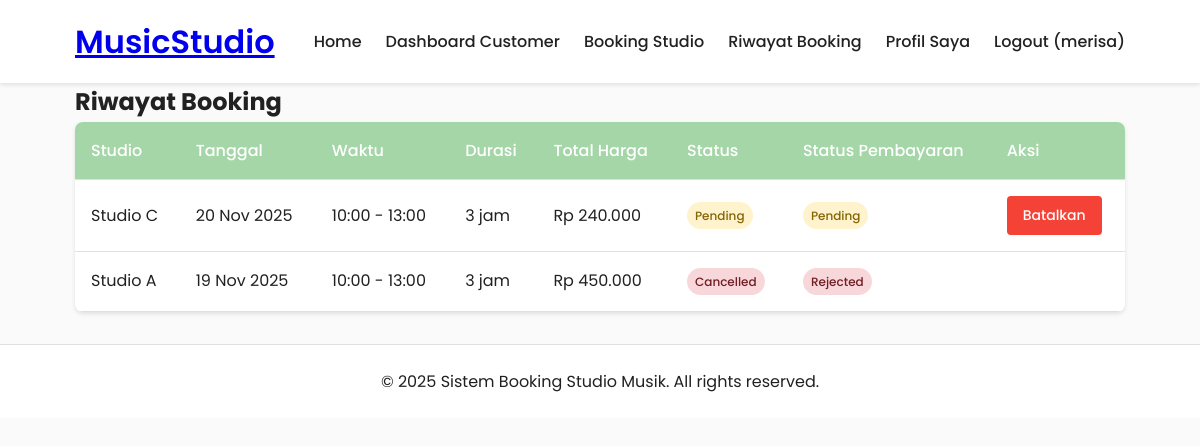
The app's page /customer/history.php (signed in) with its own data.
### tables this page shows
CREATE TABLE `bookings` (
  `id` int(11) NOT NULL,
  `user_id` int(11) NOT NULL,
  `studio_id` int(11) NOT NULL,
  `booking_date` date NOT NULL,
  `start_time` time NOT NULL,
  `end_time` time NOT NULL,
  `total_hours` int(11) NOT NULL,
  `total_price` decimal(10,2) NOT NULL,
  `status` enum('pending','confirmed','cancelled','completed') DEFAULT 'pending',
  `payment_proof` varchar(255) DEFAULT NULL,
  `payment_status` enum('pending','verified','rejected') DEFAULT 'pending',
  `created_at` timestamp NOT NULL DEFAULT current_timestamp()
);

CREATE TABLE `studios` (
  `id` int(11) NOT NULL,
  `name` varchar(100) NOT NULL,
  `description` text DEFAULT NULL,
  `price_per_hour` decimal(10,2) NOT NULL,
  `status` enum('available','maintenance','booked') DEFAULT 'available',
  `image_url` varchar(255) DEFAULT NULL,
  `created_at` timestamp NOT NULL DEFAULT current_timestamp()
);

### customer/history.php (the view, shortened to what this page needs)
<?php
require_once '../includes/header.php';
$user_id = $_SESSION['user_id'];
$sql = "SELECT b.*, s.name as studio_name
        FROM bookings b
        JOIN studios s ON b.studio_id = s.id
        WHERE b.user_id = '$user_id'
        ORDER BY b.created_at DESC";
$bookings = mysqli_query($conn, $sql);
?>
<div class="booking-history">
    <h2>Riwayat Booking</h2>
    <?php if (mysqli_num_rows($bookings) > 0): ?>
    <table>
        <thead>
            <tr>
                <th>Studio</th>
                <th>Tanggal</th>
                <th>Waktu</th>
                <th>Durasi</th>
                <th>Total Harga</th>
                <th>Status</th>
                <th>Status Pembayaran</th>
                <th>Aksi</th>
            </tr>
        </thead>
        <tbody>
            <?php while($booking = mysqli_fetch_assoc($bookings)): ?>
            <tr>
                <td><?php echo $booking['studio_name']; ?></td>
                <td><?php echo date('d M Y', strtotime($booking['booking_date'])); ?></td>
                <td><?php echo date('H:i', strtotime($booking['start_time'])) . ' - ' . date('H:i', strtotime($booking['end_time'])); ?></td>
                <td><?php echo $booking['total_hours']; ?> jam</td>
                <td><?php echo formatRupiah($booking['total_price']); ?></td>
                <td><?php echo getStatusBadge($booking['status']); ?></td>
                <td><?php echo getStatusBadge($booking['payment_status']); ?></td>
                <td>
                    <?php if ($booking['status'] == 'pending'): ?>
                        <a href="?cancel=<?php echo $booking['id']; ?>" class="btn btn-sm btn-danger" onclick="return confirm('Yakin ingin membatalkan booking?')">Batalkan</a>
                    <?php endif; ?>
                </td>
            </tr>
            <?php endwhile; ?>
        </tbody>
    </table>
    <?php else: ?>
        <p>Anda belum memiliki riwayat booking.</p>
    <?php endif; ?>
</div>
<?php include '../includes/footer.php'; ?>

### includes/functions.php (shortened to what this page needs)
<?php
function formatRupiah($angka) {
    return 'Rp ' . number_format($angka, 0, ',', '.');
}
function getStatusBadge($status) {
    $statusClass = '';
    switch ($status) {
        case 'pending':
            $statusClass = 'status-pending';
            break;
        case 'cancelled':
            $statusClass = 'status-cancelled';
            break;
        case 'rejected':
            $statusClass = 'status-cancelled';
            break;
    }
    return '<span class="status-badge ' . $statusClass . '">' . $status . '</span>';
}

### css/style.css (style rules this page uses)
:root { --primary: #a5d6a7; --primary-dark: #75a478; --secondary: #ffcc80; --accent: #ce93d8; --background: #fafafa; --surface: #ffffff; --error: #f44336; --success: #4caf50; --text-primary: #212121; --text-secondary: #757575; --border: #e0e0e0; --shadow: 0 2px 4px rgba(0, 0, 0, 0.1); }
* { margin: 0; padding: 0; box-sizing: border-box; }
body { font-family: "Poppins", sans-serif; background-color: var(--background); color: var(--text-primary); line-height: 1.6; }
.btn { display: inline-block; padding: 0.75rem 1.5rem; border-radius: 4px; text-decoration: none; font-weight: 500; transition: all 0.3s; border: none; cursor: pointer; font-family: "Poppins", sans-serif; text-align: center; }
.btn-danger { background-color: var(--error); color: white; }
.btn-sm { padding: 0.5rem 1rem; font-size: 0.875rem; }
table { width: 100%; border-collapse: collapse; background-color: var(--surface); border-radius: 8px; overflow: hidden; box-shadow: var(--shadow); margin-bottom: 1rem; }
table th, table td { padding: 1rem; text-align: left; border-bottom: 1px solid var(--border); }
table th { background-color: var(--primary); color: white; font-weight: 500; }
.status-badge { padding: 0.25rem 0.5rem; border-radius: 20px; font-size: 0.75rem; font-weight: 500; text-transform: capitalize; display: inline-block; }
.status-pending { background-color: #fff3cd; color: #856404; }
.status-cancelled { background-color: #f8d7da; color: #721c24; }

### records on screen
bookings: studio.name "Studio C", booking_date "20 Nov 2025", start_time "10:00", end_time "13:00", total_hours "3", total_price "Rp 240.000", status "Pending Pending"
bookings: studio.name "Studio A", booking_date "19 Nov 2025", start_time "10:00", end_time "13:00", total_hours "3", total_price "Rp 450.000", status "Cancelled Rejected"

### other values on screen
$_SESSION['username'] "merisa"
